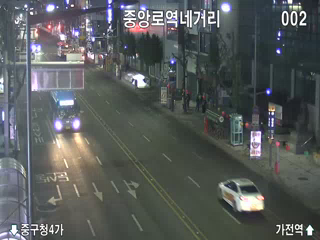
#> input picture frame 90 of CCTV02/223630.mp4, 320 x 240 px, given in place of test_2.mp4, which was not available
$ python filtering_video.py
#> lines starting #> are read from the running program, lines starting #| are printed output that depends on the picture; pictures that were not available may be replaced by others from this repository, and a replacement may not be noted
# 차선 검출시 필터링을 통해
# 검출에 대한 정확도 향상을 위한 코드

import numpy as np
import cv2

video_file = '../video/test_2.mp4'

cap = cv2.VideoCapture(video_file) # 동영상 캡쳐 객체 생성  ---①

if cap.isOpened():                 # 캡쳐 객체 초기화 확인
    while True:
        ret, img = cap.read()      # 다음 프레임 읽기      --- ②
#> img is the input picture: shape (240, 320, 3); mean B, G, R 90.4, 91.1, 86.9

        if ret:                     # 프레임 읽기 정상

            ret, thr1 = cv2.threshold(img, 170, 255, cv2.THRESH_BINARY)
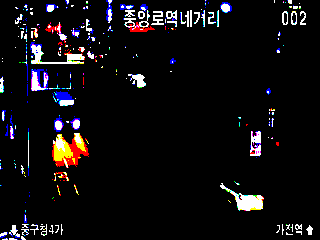
#> thr1: shape (240, 320, 3); mean B, G, R 16.2, 14.1, 16.1
            ret, thr2 = cv2.threshold(img, 170, 255, cv2.THRESH_BINARY_INV)
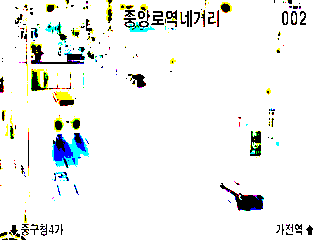
#> thr2: shape (240, 320, 3); mean B, G, R 238.8, 240.9, 238.9
            ret, thr3 = cv2.threshold(img, 170, 255, cv2.THRESH_TRUNC)
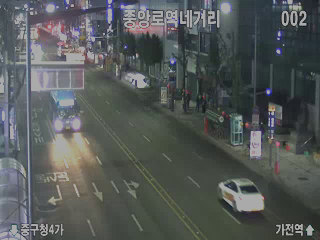
#> thr3: shape (240, 320, 3); mean B, G, R 87.4, 88.5, 84
            ret, thr4 = cv2.threshold(img, 170, 255, cv2.THRESH_TOZERO)
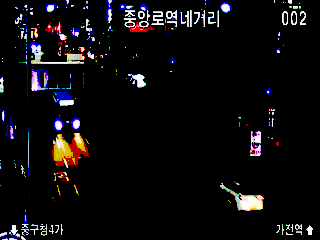
#> thr4: shape (240, 320, 3); mean B, G, R 13.8, 11.9, 13.7
            ret, thr5 = cv2.threshold(img, 170, 255, cv2.THRESH_TOZERO_INV)
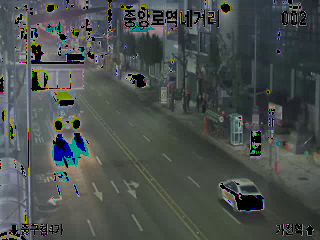
#> thr5: shape (240, 320, 3); mean B, G, R 76.6, 79.1, 73.2

            cv2.imshow('original', img)
            cv2.imshow('BINARY', thr1)
            cv2.imshow('BINARY_INV', thr2)
            # cv2.imshow('TRUNC', thr3)
            cv2.imshow('TOZERO', thr4)
            # cv2.imshow('TOZERO_INV', thr5)

            #cv2.imshow(video_file, img) # 화면에 표시  --- ③
            cv2.waitKey(25)            # 25ms 지연(40fps로 가정)   --- ④
        else:                       # 다음 프레임 읽을 수 없슴,
            break                   # 재생 완료
else:
    print("can't open video.")      # 캡쳐 객체 초기화 실패
cap.release()                       # 캡쳐 자원 반납
cv2.destroyAllWindows()

$ run again, starting later in the video
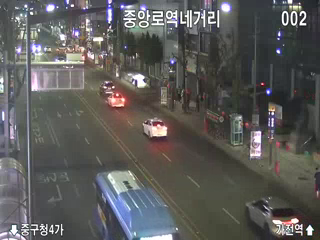
#> input picture frame 405 of CCTV02/223630.mp4, 320 x 240 px, given in place of test_2.mp4, which was not available
#> img is the input picture: shape (240, 320, 3); mean B, G, R 89.3, 90.9, 91.8
#> `ret, thr4 = cv2.threshold(img, 170, 255, cv2.THRESH_TOZERO)`:
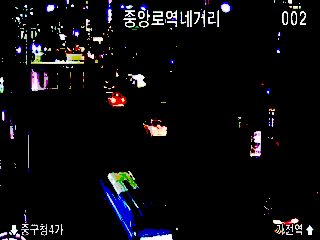
#> thr4: shape (240, 320, 3); mean B, G, R 14.3, 11.7, 12.3
#> `ret, thr5 = cv2.threshold(img, 170, 255, cv2.THRESH_TOZERO_INV)`:
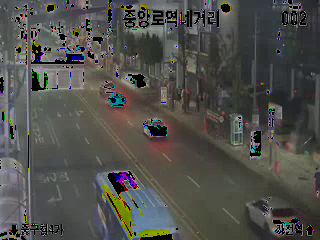
#> thr5: shape (240, 320, 3); mean B, G, R 75, 79.2, 79.5

$ run again, starting later in the video
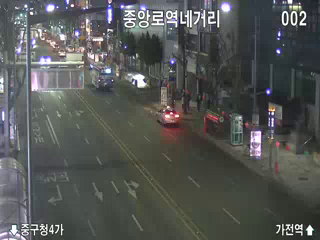
#> input picture frame 720 of CCTV02/223630.mp4, 320 x 240 px, given in place of test_2.mp4, which was not available
#> img is the input picture: shape (240, 320, 3); mean B, G, R 83.8, 85.9, 83.9
#> `ret, thr4 = cv2.threshold(img, 170, 255, cv2.THRESH_TOZERO)`:
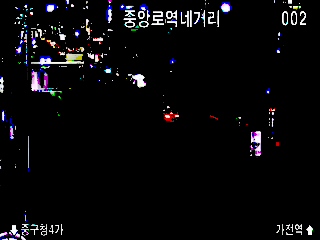
#> thr4: shape (240, 320, 3); mean B, G, R 10.5, 8.8, 9.3
#> `ret, thr5 = cv2.threshold(img, 170, 255, cv2.THRESH_TOZERO_INV)`:
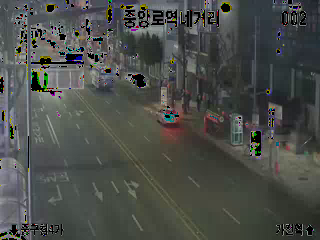
#> thr5: shape (240, 320, 3); mean B, G, R 73.3, 77.1, 74.6
